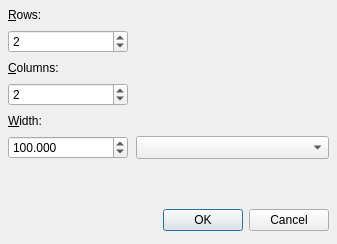
<?xml version="1.0" encoding="UTF-8"?>
<ui version="4.0">
 <class>TableSettingsDialog</class>
 <widget class="QDialog" name="TableSettingsDialog">
  <property name="windowModality">
   <enum>Qt::WindowModal</enum>
  </property>
  <property name="geometry">
   <rect>
    <x>0</x>
    <y>0</y>
    <width>337</width>
    <height>244</height>
   </rect>
  </property>
  <property name="minimumSize">
   <size>
    <width>337</width>
    <height>244</height>
   </size>
  </property>
  <property name="maximumSize">
   <size>
    <width>370</width>
    <height>300</height>
   </size>
  </property>
  <property name="windowTitle">
   <string extracomment="Dialog for insertion of the new table settings">Table settings</string>
  </property>
  <property name="locale">
   <locale language="English" country="UnitedStates"/>
  </property>
  <layout class="QVBoxLayout" name="verticalLayout">
   <property name="spacing">
    <number>8</number>
   </property>
   <property name="margin">
    <number>8</number>
   </property>
   <item>
    <layout class="QVBoxLayout" name="numRowsVerticalLayout">
     <item>
      <widget class="QLabel" name="numRowsLabel">
       <property name="text">
        <string>&amp;Rows:</string>
       </property>
       <property name="buddy">
        <cstring>numRowsSpinBox</cstring>
       </property>
      </widget>
     </item>
     <item>
      <widget class="QSpinBox" name="numRowsSpinBox">
       <property name="maximumSize">
        <size>
         <width>120</width>
         <height>25</height>
        </size>
       </property>
       <property name="toolTip">
        <string>Number of rows in the new table</string>
       </property>
       <property name="value">
        <number>2</number>
       </property>
      </widget>
     </item>
    </layout>
   </item>
   <item>
    <layout class="QVBoxLayout" name="numColumnsVerticalLayout">
     <item>
      <widget class="QLabel" name="numColumnsLabel">
       <property name="text">
        <string>&amp;Columns:</string>
       </property>
       <property name="buddy">
        <cstring>numColumnsSpinBox</cstring>
       </property>
      </widget>
     </item>
     <item>
      <widget class="QSpinBox" name="numColumnsSpinBox">
       <property name="maximumSize">
        <size>
         <width>120</width>
         <height>25</height>
        </size>
       </property>
       <property name="toolTip">
        <string>Number of columns in the table</string>
       </property>
       <property name="value">
        <number>2</number>
       </property>
      </widget>
     </item>
    </layout>
   </item>
   <item>
    <layout class="QGridLayout" name="tableWidthGridLayout">
     <item row="0" column="0">
      <widget class="QLabel" name="tableWidthLabel">
       <property name="text">
        <string>&amp;Width:</string>
       </property>
       <property name="buddy">
        <cstring>tableWidthDoubleSpinBox</cstring>
       </property>
      </widget>
     </item>
     <item row="1" column="0">
      <widget class="QDoubleSpinBox" name="tableWidthDoubleSpinBox">
       <property name="maximumSize">
        <size>
         <width>120</width>
         <height>25</height>
        </size>
       </property>
       <property name="toolTip">
        <string>Width of the table</string>
       </property>
       <property name="decimals">
        <number>3</number>
       </property>
       <property name="maximum">
        <double>999.990000000000009</double>
       </property>
       <property name="value">
        <double>100.000000000000000</double>
       </property>
      </widget>
     </item>
     <item row="1" column="1">
      <widget class="QComboBox" name="tableWidthModeComboBox">
       <property name="maximumSize">
        <size>
         <width>250</width>
         <height>25</height>
        </size>
       </property>
       <property name="editable">
        <bool>false</bool>
       </property>
      </widget>
     </item>
    </layout>
   </item>
   <item>
    <widget class="QLabel" name="warningLine">
     <property name="enabled">
      <bool>true</bool>
     </property>
     <property name="sizePolicy">
      <sizepolicy hsizetype="Preferred" vsizetype="Preferred">
       <horstretch>0</horstretch>
       <verstretch>0</verstretch>
      </sizepolicy>
     </property>
     <property name="text">
      <string/>
     </property>
     <property name="textFormat">
      <enum>Qt::RichText</enum>
     </property>
    </widget>
   </item>
   <item>
    <widget class="QDialogButtonBox" name="buttonBox">
     <property name="sizePolicy">
      <sizepolicy hsizetype="Expanding" vsizetype="Fixed">
       <horstretch>0</horstretch>
       <verstretch>0</verstretch>
      </sizepolicy>
     </property>
     <property name="minimumSize">
      <size>
       <width>300</width>
       <height>32</height>
      </size>
     </property>
     <property name="orientation">
      <enum>Qt::Horizontal</enum>
     </property>
     <property name="standardButtons">
      <set>QDialogButtonBox::Cancel|QDialogButtonBox::Ok</set>
     </property>
    </widget>
   </item>
  </layout>
 </widget>
 <resources/>
 <connections/>
</ui>
